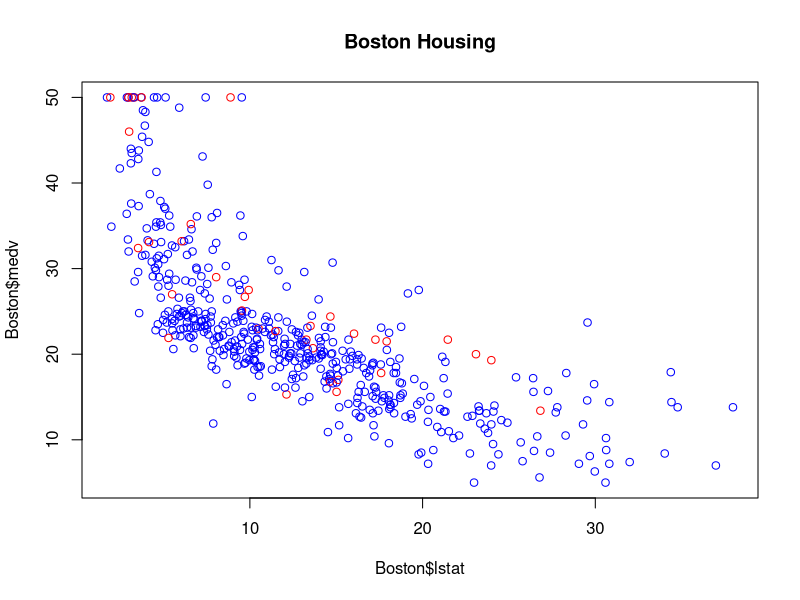
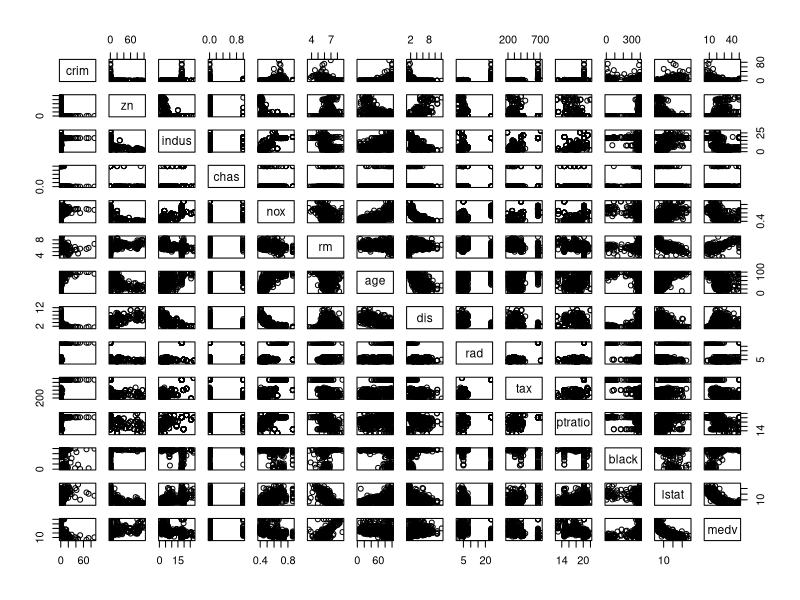
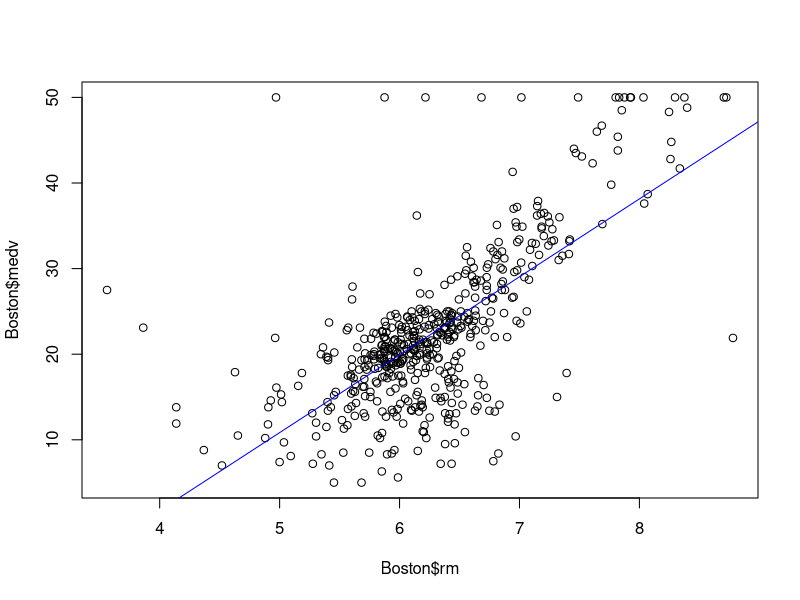

These figures' R source, in order:
## ---- chunk 1
if (!require(MASS)){
  install.packages("MASS")
}
library("MASS")
## ---- chunk 2
data(Boston) # load the data into memory
str(Boston)  # view the data structure
## ---- chunk 3
# display a few stats

cat("Range of median home value:", range(Boston$medv))
cat("\nMedian tax value:", median(Boston$tax))
cat("\nAverage low-income status:", mean(Boston$lstat))
cat("\nAverage age of home:", summary(Boston$age))
## ---- chunk 4
plot(Boston$medv~Boston$lstat, col=c("blue","red")[unclass(Boston$chas)+1], main="Boston Housing")
## ---- chunk 5
cor(Boston)
pairs(Boston)
## ---- chunk 6
plot(Boston$rm, Boston$medv)
abline(lm(Boston$medv~Boston$rm), col="blue")
